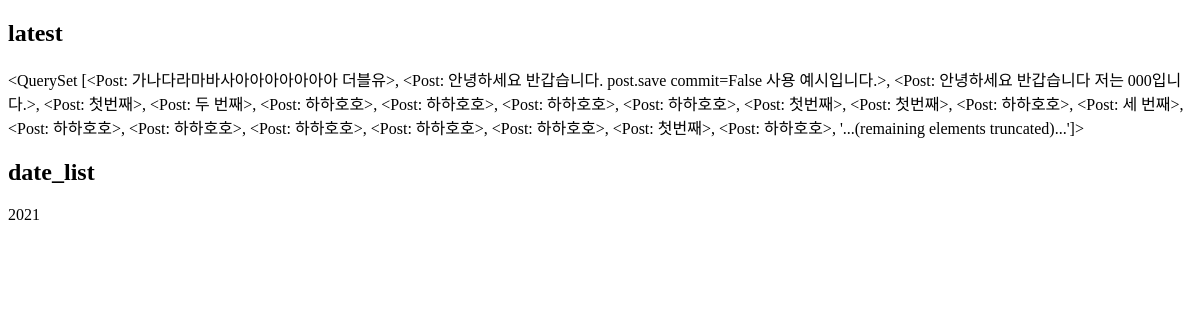
Before: /instagram/archive/ with the older database file.
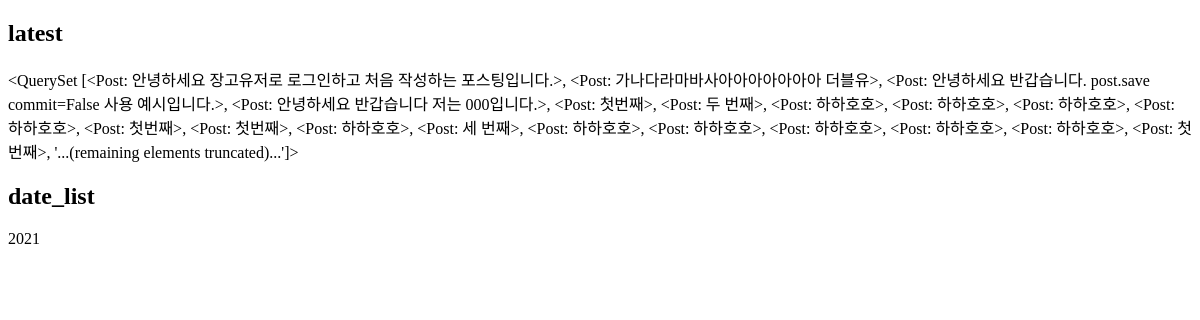
After: the same page with the newer database file.
### instagram/models.py (models this page shows, shortened)
class Post(models.Model):
    author=models.ForeignKey(settings.AUTH_USER_MODEL, on_delete=models.CASCADE)
    message=models.TextField(
        validators=[MinLengthValidator(10)]#최소 10글자는 써라
    )
    create_at=models.DateTimeField(auto_now_add=True)
    update_at=models.DateTimeField(auto_now=True)
    is_public=models.BooleanField(default=False, verbose_name='공개 여부')
    photo=models.ImageField(blank=True,upload_to='instagram/post/%Y/%m/%d')#upload_to는 해당 이름의 폴더에 저장한다는 뜻이다.
    tag_set=models.ManyToManyField('Tag')
    def __str__(self):
        return self.message
    class Meta:#meta class로 정렬하기 설정
        ordering=['-id'] #역순임 지금

### instagram/templates/instagram/post_archive.html
<!DOCTYPE html>
<h2>latest</h2>
{{latest}}
<h2>date_list</h2>
{% for date in date_list %}
    {{date.year}}
{% endfor %}

Changed rows visible on the page:
no longer on this page (row unchanged): Post: message.message "<QuerySet [<Post: 가나다라마바사아아아아아아아 더블유>, <Post: 안녕하세요 반갑습니다. post.save commit=False 사용 예시입니다.>, <Post: 안녕하세요 반갑습니다 저는 000입니다.>, <Post: 첫번째>, <Post: 두 번째>, <Post: 하하호호>, <Post: 하하호호>, <Post: 하하호호>, <Post: 하하호호>, <Post: 첫번째>, <Post: 첫번째>, <Post: 하하호호>, <Post: 세 번째>, <Post: 하하호호>, <Post: 하하호호>, <Post: 하하호호>, <Post: 하하호호>, <Post: 하하호호>, <Post: 첫번째>, <Post: 하하호호>, '...(remaining elements truncated)...']>"
added Post: message.message "<QuerySet [<Post: 안녕하세요 장고유저로 로그인하고 처음 작성하는 포스팅입니다.>, <Post: 가나다라마바사아아아아아아아 더블유>, <Post: 안녕하세요 반갑습니다. post.save commit=False 사용 예시입니다.>, <Post: 안녕하세요 반갑습니다 저는 000입니다.>, <Post: 첫번째>, <Post: 두 번째>, <Post: 하하호호>, <Post: 하하호호>, <Post: 하하호호>, <Post: 하하호호>, <Post: 첫번째>, <Post: 첫번째>, <Post: 하하호호>, <Post: 세 번째>, <Post: 하하호호>, <Post: 하하호호>, <Post: 하하호호>, <Post: 하하호호>, <Post: 하하호호>, <Post: 첫번째>, '...(remaining elements truncated)...']>"
